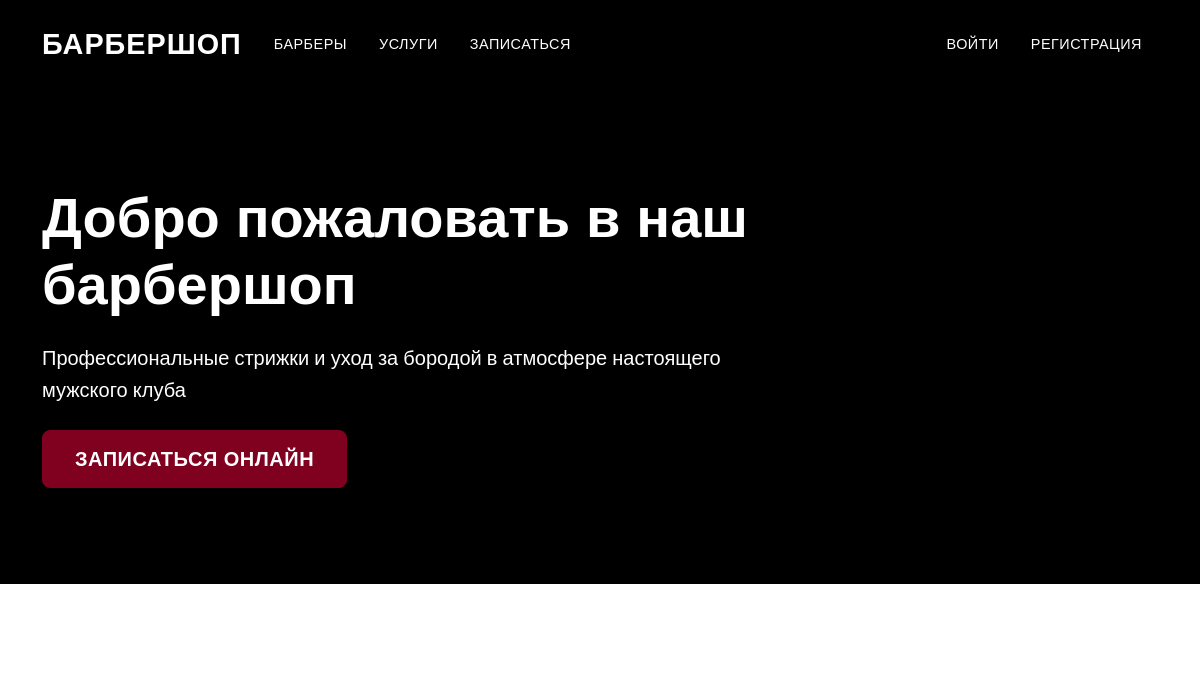
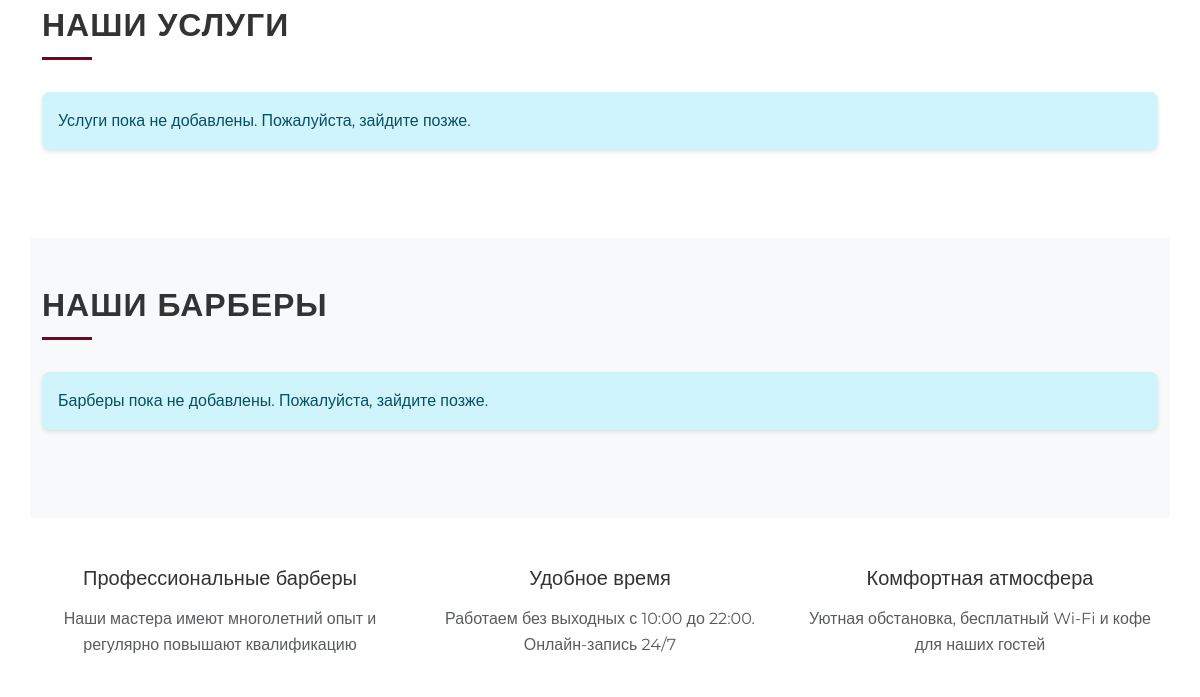
Before: / (upper part) with the older database file (2 pictures, top to bottom).
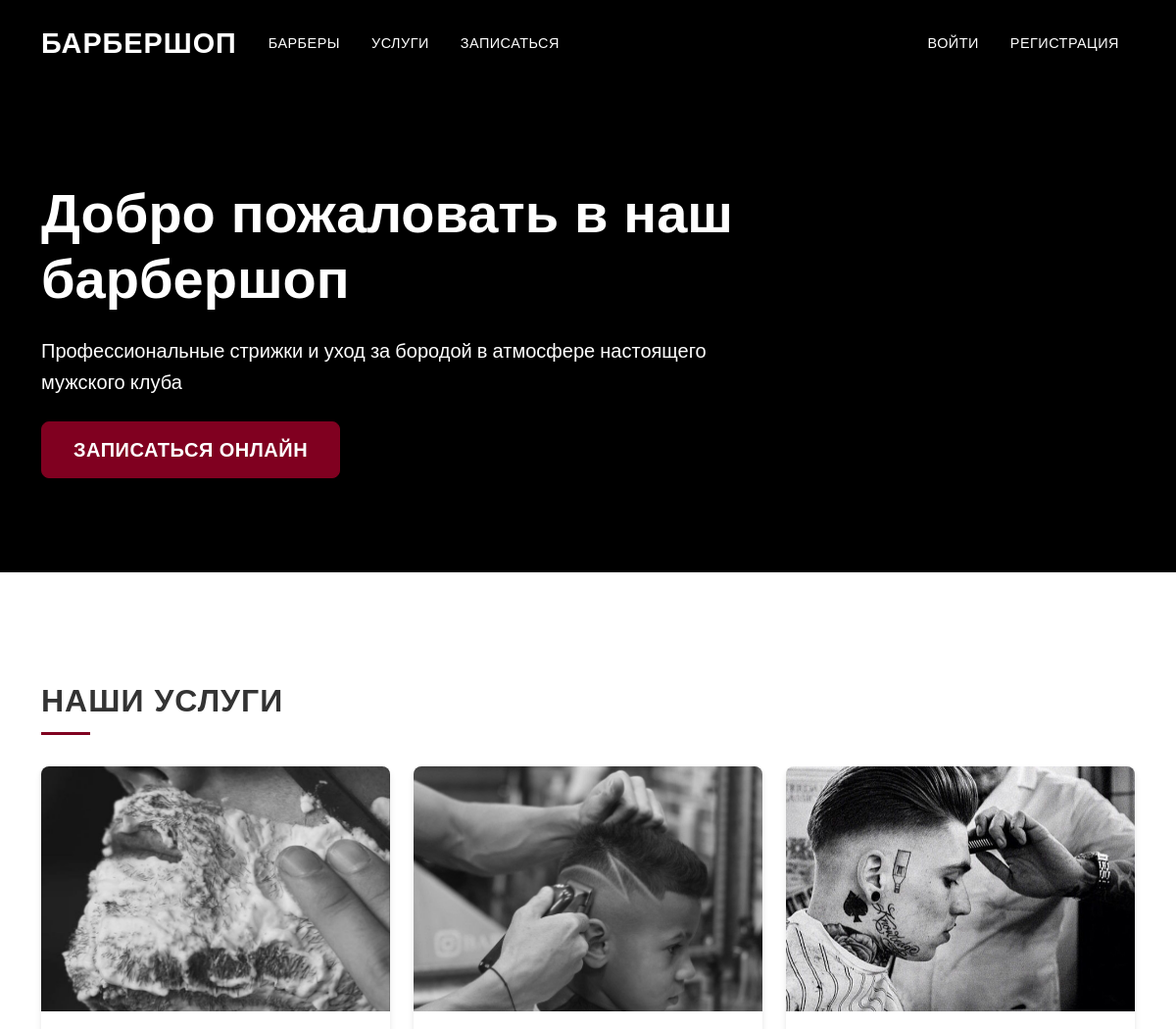
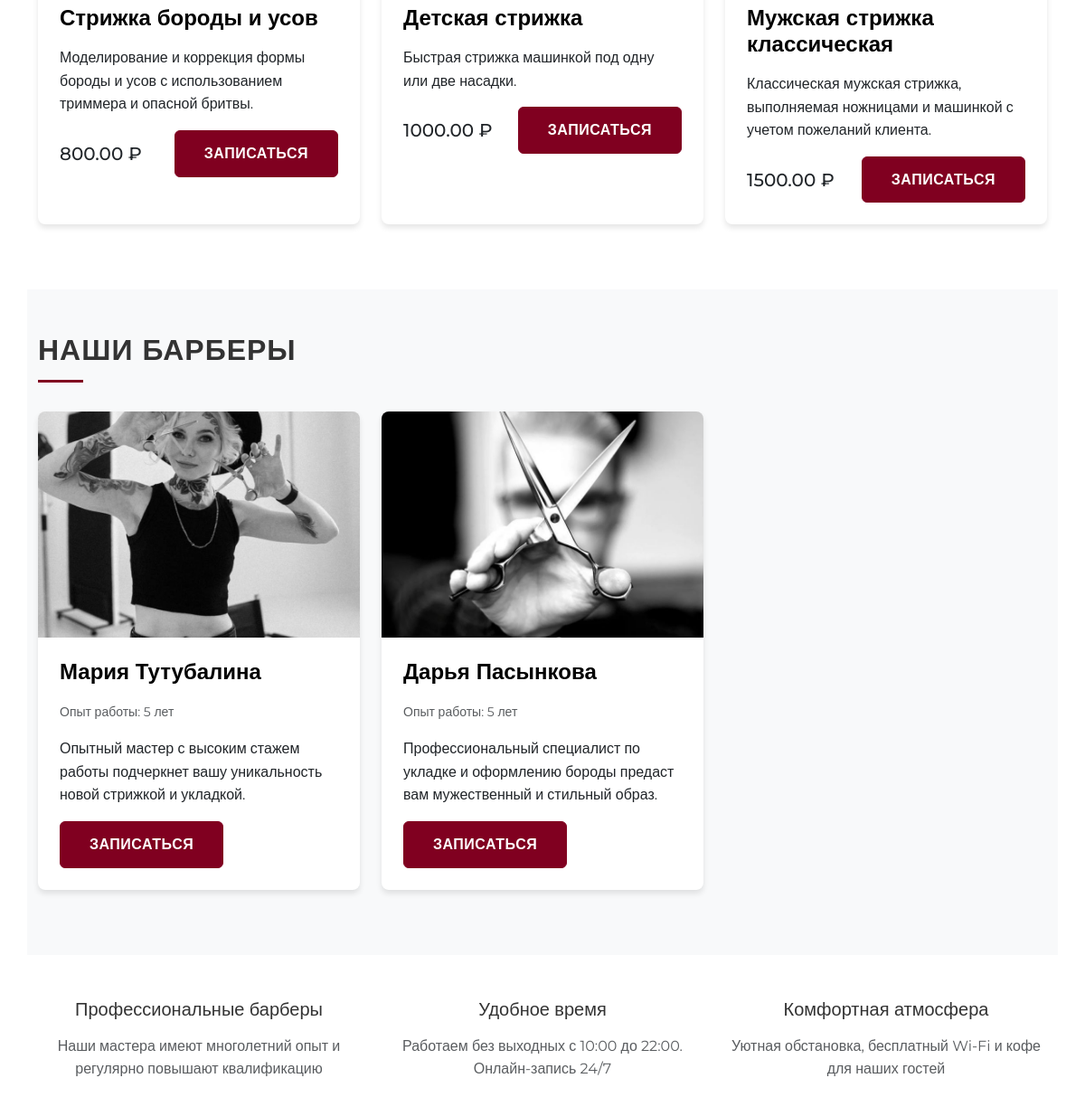
After: the same page with the newer database file (2 pictures, top to bottom).
### barber_shop/models.py (models this page shows, shortened)
class Service(models.Model):
    CATEGORY_CHOICES = [
        ('haircut', 'Стрижка'),
        ('beard', 'Борода'),
        ('combo', 'Комбо'),
        ('coloring', 'Окрашивание'),
        ('other', 'Другое'),
    ]
    name = models.CharField(max_length=200, verbose_name='Название услуги')
    description = models.TextField(verbose_name='Описание')
    price = models.DecimalField(max_digits=10, decimal_places=2, verbose_name='Цена')
    duration = models.PositiveIntegerField(verbose_name='Длительность (минуты)')
    category = models.CharField(max_length=20, choices=CATEGORY_CHOICES, verbose_name='Категория')
    barbers = models.ManyToManyField(Barber, related_name='services', verbose_name='Барберы')
    image = models.ImageField(upload_to='services/', verbose_name='Изображение', null=True, blank=True)
    is_active = models.BooleanField(default=True, verbose_name='Активна')
    created_at = models.DateTimeField(auto_now_add=True)
    updated_at = models.DateTimeField(auto_now=True)
    slug = models.SlugField(unique=True, blank=True)
    class Meta:
        verbose_name = 'Услуга'
        verbose_name_plural = 'Услуги'
        ordering = ['category', 'price']

class Barber(models.Model):
    user = models.OneToOneField(User, on_delete=models.CASCADE, related_name='barber_profile')
    name = models.CharField(max_length=100, verbose_name='Имя')
    surname = models.CharField(max_length=100, verbose_name='Фамилия')
    photo = models.ImageField(upload_to='barbers/', verbose_name='Фото')
    experience = models.PositiveIntegerField(verbose_name='Опыт работы (лет)')
    description = models.TextField(verbose_name='Описание')
    specialties = models.TextField(verbose_name='Специализация')
    is_active = models.BooleanField(default=True, verbose_name='Активен')
    created_at = models.DateTimeField(auto_now_add=True)
    updated_at = models.DateTimeField(auto_now=True)
    slug = models.SlugField(unique=True, blank=True)
    class Meta:
        verbose_name = 'Барбер'
        verbose_name_plural = 'Барберы'
        ordering = ['-experience']

### barber_shop/views.py (the view)
# urls.py: path('', views.home, name='home'),
def home(request):
    barbers = Barber.objects.filter(is_active=True)[:4]
    services = Service.objects.filter(is_active=True)[:6]
    context = {
        'barbers': barbers,
        'services': services,
    }
    return render(request, 'barber_shop/home.html', context)

### barber_shop/templates/barber_shop/home.html (shortened to what the changed rows need)
{% extends 'barber_shop/base.html' %}
{% load static %}
{% block content %}
    <section class="hero-section">
        <div class="container">
            <div class="row hero-content">
                <div class="col-lg-8">
                    <h1 class="display-4 fw-bold mb-4">Добро пожаловать в наш барбершоп</h1>
                </div>
            </div>
        </div>
    </section>
    <section class="container py-5">
        <h2 class="section-title">Наши услуги</h2>
        <div class="row g-4">
            {% for service in services %}
                <div class="col-md-6 col-lg-4">
                    <div class="card h-100">
                        {% if service.image %}
                            <img src="{{ service.image.url }}" class="card-img-top" alt="{{ service.name }}">
                        {% else %}
                            <img src="https://via.placeholder.com/400x250?text=Услуга" class="card-img-top" alt="{{ service.name }}">
                        {% endif %}
                        <div class="card-body">
                            <h5 class="card-title">{{ service.name }}</h5>
                            <p class="card-text">{{ service.description|truncatewords:50 }}</p>
                            <div class="d-flex justify-content-between align-items-center">
                                <span class="h5 mb-0">{{ service.price }} ₽</span>
                                <a href="{% url 'barber_shop:create_booking' %}?service={{ service.id }}" class="btn btn-primary">Записаться</a>
                            </div>
                        </div>
                    </div>
                </div>
            {% empty %}
                <div class="col-12">
                    <div class="alert alert-info">
                        Услуги пока не добавлены. Пожалуйста, зайдите позже.
                    </div>
                </div>
            {% endfor %}
        </div>
    </section>
    <section class="container py-5 bg-light">
        <h2 class="section-title">Наши барберы</h2>
        <div class="row g-4">
            {% for barber in barbers %}
                <div class="col-md-6 col-lg-4">
                    <div class="card h-100">
                        {% if barber.photo %}
                            <img src="{{ barber.photo.url }}" class="card-img-top" alt="{{ barber.name }} {{ barber.surname }}">
                        {% else %}
                            <img src="https://via.placeholder.com/400x250?text=Барбер" class="card-img-top" alt="{{ barber.name }} {{ barber.surname }}">
                        {% endif %}
                        <div class="card-body">
                            <h5 class="card-title">{{ barber.name }} {{ barber.surname }}</h5>
                            <p class="card-text">
                                <small class="text-muted">Опыт работы: {{ barber.experience }} лет</small>
                            </p>
                            <p class="card-text">{{ barber.description|truncatewords:50 }}</p>
                            <div class="d-flex justify-content-between align-items-center">
                                <a href="{% url 'barber_shop:create_booking' %}?barber={{ barber.id }}" class="btn btn-primary">Записаться</a>
                            </div>
                        </div>
                    </div>
                </div>
            {% empty %}
                <div class="col-12">
                    <div class="alert alert-info">
                        Барберы пока не добавлены. Пожалуйста, зайдите позже.
                    </div>
                </div>
            {% endfor %}
        </div>
    </section>
{% endblock %}

Changed rows visible on the page:
added Service: image (picture), name "Стрижка бороды и усов", description "Моделирование и коррекция формы бороды и усов с использованием триммера и опасной бритвы.", price "800.00"
added Service: image (picture), name "Детская стрижка", description "Быстрая стрижка машинкой под одну или две насадки.", price "1000.00"
added Service: image (picture), name "Мужская стрижка классическая", description "Классическая мужская стрижка, выполняемая ножницами и машинкой с учетом пожеланий клиента.", price "1500.00"
added Barber: photo (picture), name "Мария", surname "Тутубалина", experience "5", description "Опытный мастер с высоким стажем работы подчеркнет вашу уникальность новой стрижкой и укладкой."
added Barber: photo (picture), name "Дарья", surname "Пасынкова", experience "5", description "Профессиональный специалист по укладке и оформлению бороды предаст вам мужественный и стильный образ."
Other visible differences:
text no longer shown: "Услуги пока не добавлены. Пожалуйста, зайдите позже. Барберы пока не добавлены. Пожалуйста, зайдите позже."
